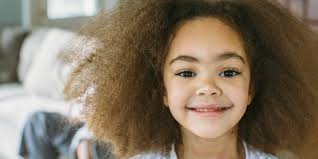
#> input picture pictures/girl.jpg, 318 x 159 px
$ python face_detector.py
#> lines starting #> are read from the running program, lines starting #| are printed output that depends on the picture; after the words box and inside, x2 and y2 are one past the last pixel; in counts of white or black regions, pixels touching at a corner belong together
import cv2

face_cascade = cv2.CascadeClassifier('haarcascade_frontalface_default.xml')
img = cv2.imread('pictures/girl.jpg')
#> img is the input picture: shape (159, 318, 3); mean B, G, R 96, 115.3, 130.1
gray_img = cv2.cvtColor(img, cv2.COLOR_BGR2GRAY)
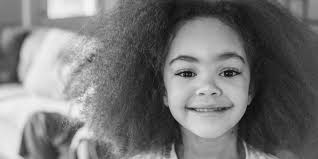
#> gray_img: shape (159, 318); min 3, max 246, mean 117.5
#cv2.imshow('Gray', gray_img)
#cv2.waitKey(0)
#cv2.destroyAllWindows()

faces = face_cascade.detectMultiScale(gray_img, scaleFactor = 1.15, minNeighbors=5)
#> faces = [[149, 25, 115, 115]]

#print(faces)
#print(type(faces))
for x, y, w, h in faces:
    img = cv2.rectangle(img,(x,y),(x+w,y+h),(0,255,0),3)
#> this loop made 1 pass
#> pass 1, `img = cv2.rectangle(img,(x,y),(x+w,y+h),(0,255,0),3)`:
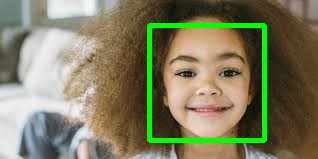
#> img: shape (159, 318, 3); 4.53% of pixels changed, all inside (x1, y1, x2, y2) = (147, 23, 267, 143)

resized = cv2.resize(img, (int(img.shape[1]/3), int(img.shape[0]/3)))
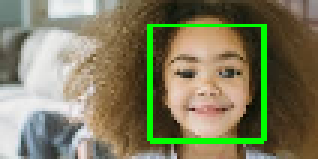
#> resized: shape (53, 106, 3) (shown 3 times larger); mean B, G, R 94.3, 124.6, 126.6

cv2.imshow('Face Detector', resized)
cv2.waitKey(0)
cv2.destroyAllWindows()

$ run again, with pictures/gloria.jpg copied over pictures/girl.jpg
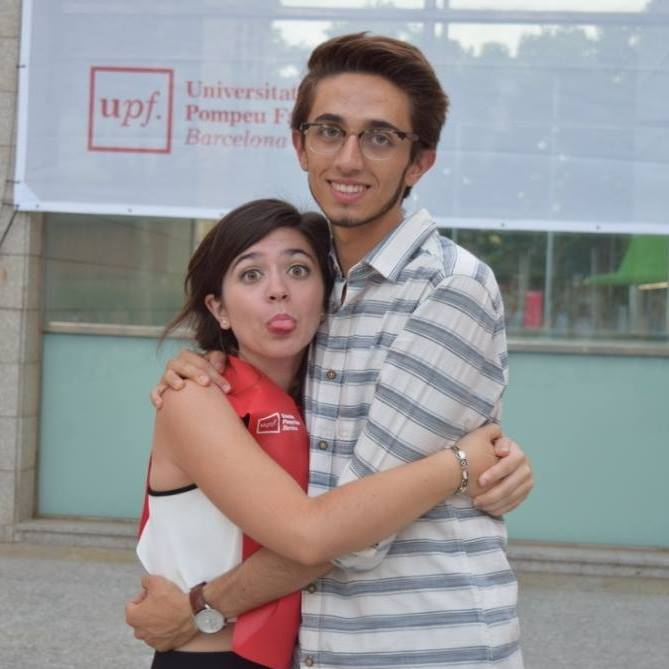
#> input picture pictures/gloria.jpg, 669 x 669 px
#> img is the input picture: shape (669, 669, 3); mean B, G, R 149, 148, 151
#> faces = [[216, 230, 119, 119], [285, 81, 138, 138]]
#> the loop `for x, y, w, h in faces:` made 2 passes
#> pass 1, `img = cv2.rectangle(img,(x,y),(x+w,y+h),(0,255,0),3)`:
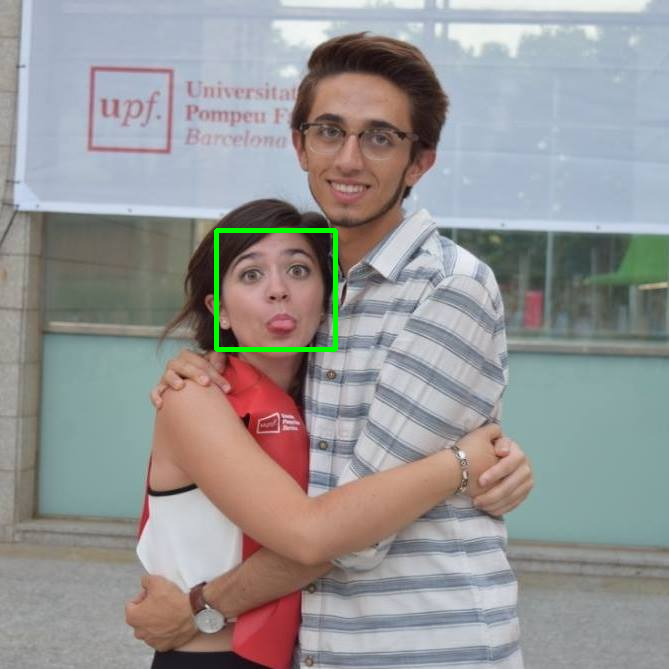
#> img: shape (669, 669, 3); 0.53% of pixels changed, all inside (x1, y1, x2, y2) = (214, 228, 338, 352)
#> `resized = cv2.resize(img, (int(img.shape[1]/3), int(img.shape[0]/3)))`:
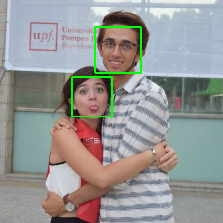
#> resized: shape (223, 223, 3); mean B, G, R 147.8, 150.1, 149.6
